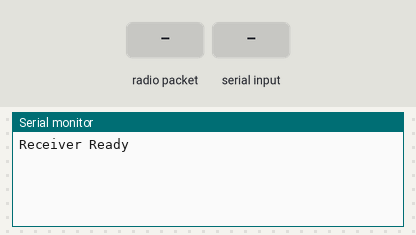
This sketch was run on a simulated Arduino Uno, built with avr-gcc and run on an emulated ATmega328P. Parts: the last lines printed to the serial monitor. Inputs (shaded band) come from the test bench. No radio packets arrive unless stated.

Above: at 1.2 s.
1.3 s: radio packet "START" arrives
At 1.7 s:
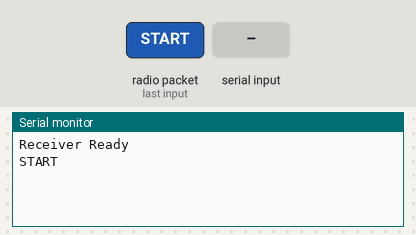
2.8 s: "START\n" received over Serial
At 3.9 s:
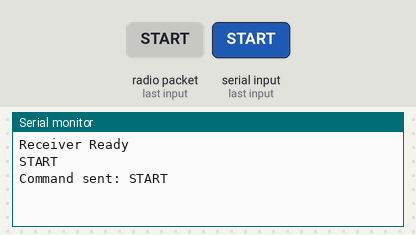
4.3 s: radio packet "STOP" arrives
At 5.2 s:
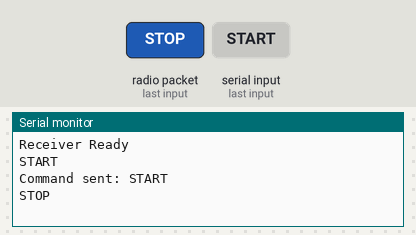
5.8 s: "STOP\n" received over Serial
At 7.0 s:
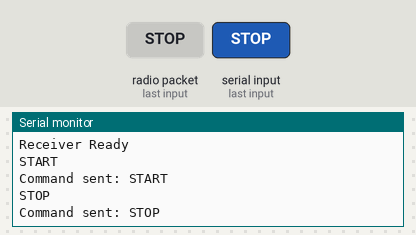
7.3 s: radio packet "1" arrives
At 8.7 s:
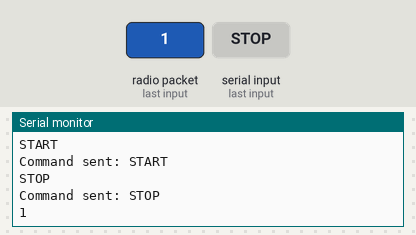

Measured:
- after the input at 1.3 s, the serial monitor: prints a new line at once (image 1)
- after the input at 2.8 s, the serial monitor: prints a new line after 0.06 s (image 2)
- after the input at 4.3 s, the serial monitor: prints a new line at once (image 3)
- after the input at 5.8 s, the serial monitor: prints a new line after 0.06 s (image 4)
- after the input at 7.3 s, the serial monitor: prints a new line at once (image 5)

The sketch:

v3__receiver.ino
```cpp
#include <SPI.h>
#include <LoRa.h>

#define LORA_SS 10
#define LORA_RST 9
#define LORA_DIO0 2
#define LORA_FREQUENCY 433.2E6
#define LORA_SYNC_WORD 0x34
#define LORA_SPREADING_FACTOR 10
#define LORA_SIGNAL_BANDWIDTH 125E3

void setup() {
  Serial.begin(115200);
  while (!Serial);
  LoRa.setPins(LORA_SS, LORA_RST, LORA_DIO0);
  if (!LoRa.begin(LORA_FREQUENCY)) { while (1); }
  LoRa.setSyncWord(LORA_SYNC_WORD);
  LoRa.setSpreadingFactor(LORA_SPREADING_FACTOR);
  LoRa.setSignalBandwidth(LORA_SIGNAL_BANDWIDTH);
  Serial.println("Receiver Ready");
}

void loop() {
  int packetSize = LoRa.parsePacket();
  if (packetSize) {
    String receivedString = "";
    while (LoRa.available())
      receivedString += (char)LoRa.read();
    Serial.println(receivedString);
  }

  if (Serial.available()) {
    String command = Serial.readStringUntil('\n');
    command.trim();
    if (command.equalsIgnoreCase("START") || command.equalsIgnoreCase("STOP")) {
      LoRa.beginPacket();
      LoRa.print(command);
      LoRa.endPacket();
      Serial.println("Command sent: " + command);
    }
  }
}
```
